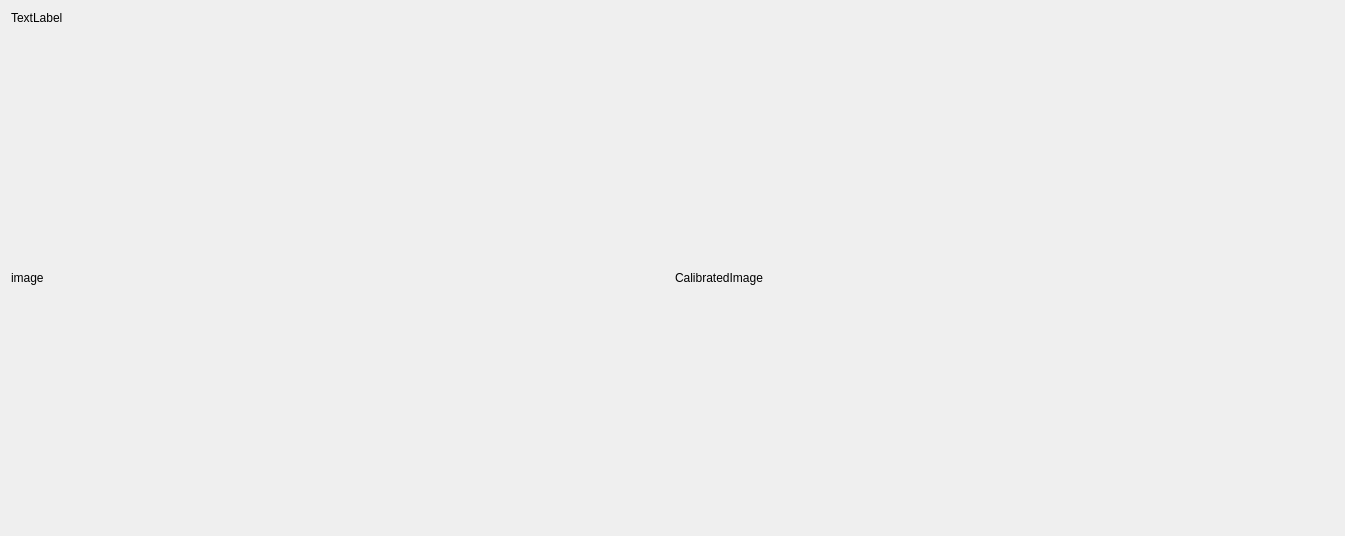
<?xml version="1.0" encoding="UTF-8"?>
<ui version="4.0">
 <class>Form_Projector_Mapping</class>
 <widget class="QWidget" name="Form_Projector_Mapping">
  <property name="geometry">
   <rect>
    <x>0</x>
    <y>0</y>
    <width>1343</width>
    <height>533</height>
   </rect>
  </property>
  <property name="windowTitle">
   <string>Form</string>
  </property>
  <layout class="QGridLayout" name="gridLayout">
   <item row="1" column="0">
    <layout class="QHBoxLayout" name="horizontalLayout">
     <item>
      <widget class="QLabel" name="liveCam">
       <property name="sizePolicy">
        <sizepolicy hsizetype="Fixed" vsizetype="Fixed">
         <horstretch>0</horstretch>
         <verstretch>0</verstretch>
        </sizepolicy>
       </property>
       <property name="minimumSize">
        <size>
         <width>658</width>
         <height>492</height>
        </size>
       </property>
       <property name="text">
        <string>image</string>
       </property>
       <property name="scaledContents">
        <bool>true</bool>
       </property>
      </widget>
     </item>
     <item>
      <widget class="QLabel" name="cal_image">
       <property name="sizePolicy">
        <sizepolicy hsizetype="Maximum" vsizetype="Maximum">
         <horstretch>0</horstretch>
         <verstretch>0</verstretch>
        </sizepolicy>
       </property>
       <property name="minimumSize">
        <size>
         <width>659</width>
         <height>494</height>
        </size>
       </property>
       <property name="maximumSize">
        <size>
         <width>659</width>
         <height>494</height>
        </size>
       </property>
       <property name="text">
        <string>CalibratedImage</string>
       </property>
       <property name="scaledContents">
        <bool>true</bool>
       </property>
      </widget>
     </item>
    </layout>
   </item>
   <item row="0" column="0">
    <widget class="QLabel" name="label">
     <property name="text">
      <string>TextLabel</string>
     </property>
    </widget>
   </item>
  </layout>
 </widget>
 <resources/>
 <connections/>
</ui>
